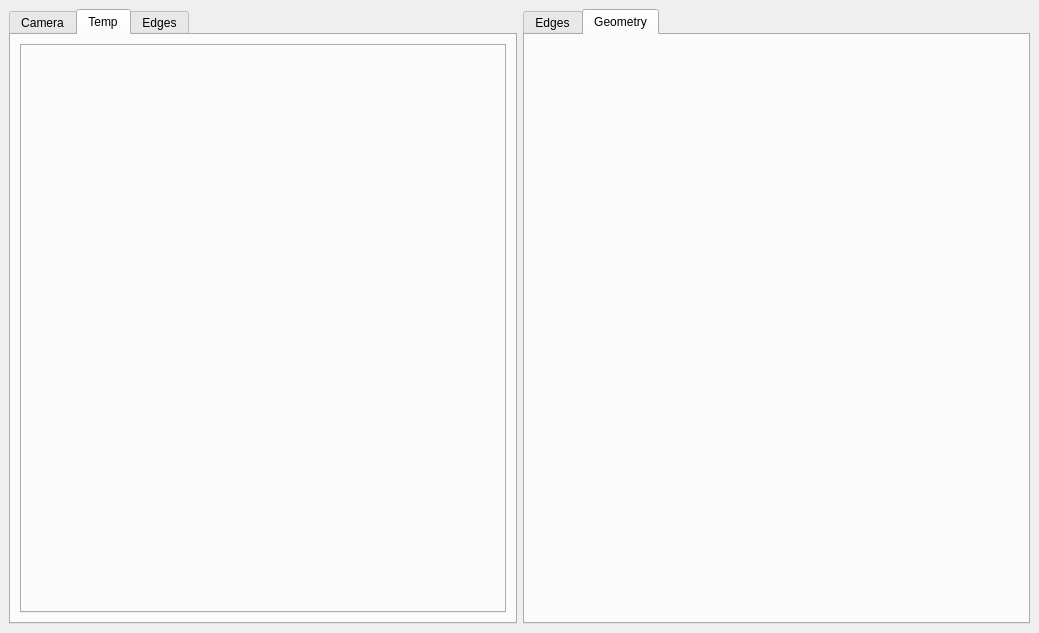
<?xml version="1.0" encoding="UTF-8"?>
<ui version="4.0">
 <class>MainWindow</class>
 <widget class="QMainWindow" name="MainWindow">
  <property name="geometry">
   <rect>
    <x>0</x>
    <y>0</y>
    <width>1039</width>
    <height>633</height>
   </rect>
  </property>
  <property name="windowTitle">
   <string>Saeros</string>
  </property>
  <widget class="QWidget" name="centralwidget">
   <layout class="QGridLayout" name="gridLayout_4">
    <item row="0" column="0">
     <widget class="QTabWidget" name="tabWidget">
      <property name="currentIndex">
       <number>1</number>
      </property>
      <widget class="QWidget" name="tab_camera">
       <attribute name="title">
        <string>Camera</string>
       </attribute>
       <layout class="QHBoxLayout" name="horizontalLayout_5">
        <item>
         <widget class="QLabel" name="camera">
          <property name="text">
           <string/>
          </property>
         </widget>
        </item>
       </layout>
      </widget>
      <widget class="QWidget" name="tab_temp">
       <attribute name="title">
        <string>Temp</string>
       </attribute>
       <layout class="QGridLayout" name="gridLayout_2">
        <item row="0" column="0">
         <widget class="QTabWidget" name="temp_inner"/>
        </item>
       </layout>
      </widget>
      <widget class="QWidget" name="tab_edges_old">
       <attribute name="title">
        <string>Edges</string>
       </attribute>
       <layout class="QGridLayout" name="gridLayout">
        <item row="0" column="0">
         <widget class="QTabWidget" name="edges_inner_old"/>
        </item>
       </layout>
      </widget>
     </widget>
    </item>
    <item row="0" column="1">
     <widget class="QTabWidget" name="tabWidget_2">
      <property name="currentIndex">
       <number>1</number>
      </property>
      <widget class="QWidget" name="tab_edges">
       <attribute name="title">
        <string>Edges</string>
       </attribute>
       <layout class="QGridLayout" name="gridLayout">
        <item row="0" column="0">
         <widget class="QTabWidget" name="edges_inner"/>
        </item>
       </layout>
      </widget>
      <widget class="QWidget" name="tab_drawing">
       <attribute name="title">
        <string>Geometry</string>
       </attribute>
       <layout class="QHBoxLayout" name="horizontalLayout">
        <item>
         <widget class="QLabel" name="drawing">
          <property name="text">
           <string/>
          </property>
         </widget>
        </item>
       </layout>
      </widget>
     </widget>
    </item>
   </layout>
  </widget>
 </widget>
 <resources/>
 <connections/>
</ui>
